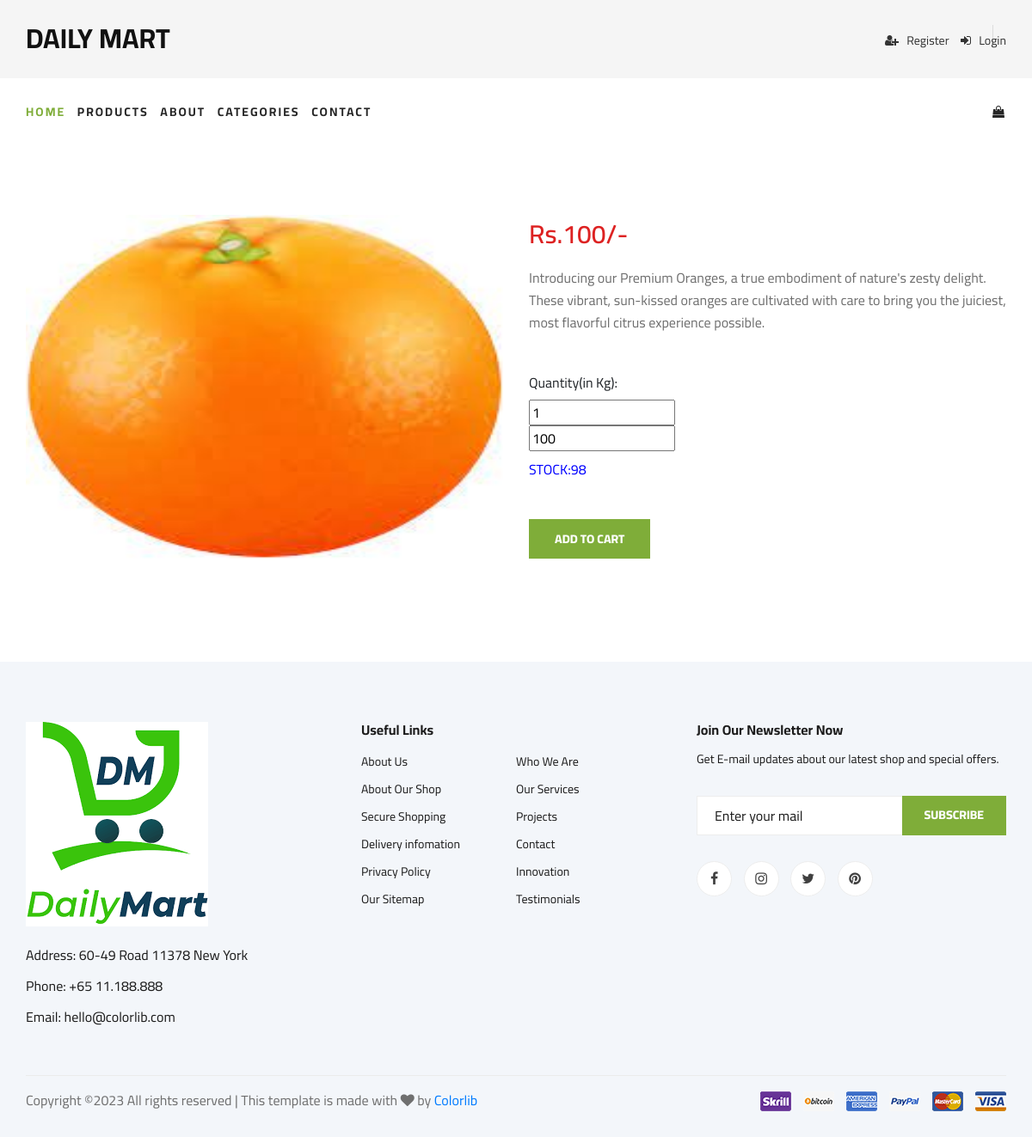
Screenshot of /single/2/ with the database file from the repository.
### ADMINAPP/models.py (models this page shows)
class Product(models.Model):
    productName = models.CharField(max_length=15)
    productDescription = models.TextField()
    productPrice=models.IntegerField()
    productImage = models.ImageField(upload_to='PRODUCT_IMAGE',default='null.jpg')
    category = models.CharField(max_length=100,default='0')
    stock = models.IntegerField()

### USERAPP/views.py (the view)
# urls.py: path('single/<int:id>/', views.single, name='single'),
def single(request,id):
          dataa=Category.objects.all()
          data=Product.objects.filter(id=id)
          return render(request,'single.html',{'data':data,'dataa':dataa})

### USERAPP/templates/single.html (shortened to what this page needs)
{% extends 'user.html' %}
{% block content %}
    {% load static %}
    <section class="product-details spad">
        <div class="container">
            <div class="row">
                {% for i in data %}
                <div class="col-lg-6 col-md-6">
                    <div class="product__details__pic">
                        <div class="product__details__pic__item">
                            <img class="product__details__pic__item--large" src="{{ i.productImage.url }}" alt="" width="300" height="400">
                        </div>
                    </div>
                </div>
                <div class="col-lg-6 col-md-6">
                    <div class="product__details__text">
                        <form action="{% url 'cartdata' id=i.id %}" method="post">
                        <div class="product__details__price">Rs.{{ i.productPrice }}/-</div>
                        <p>{{ i.productDescription }}</p>
                        <div class="product__details__quantity">
                            <label for="quantity">Quantity(in Kg):</label>
                            <div class="quantity">
                                <input type="number" id="quantity" name ="quantity" value="1" min="1">
                            </div>
                        </div>
                        <div class="product__details__total">
                            <label for="total">
                            <input type="text" id="total" name="total" value="{{ i.productPrice }}" >
                        </div>
                        <div class="product__details__quantity">
                            {% if i.stock == 0 %}
                            <p style="color:red">Out Of Stock</p>
                            {% else %}
                            <p style="color:blue">STOCK:{{i.stock}}</p>
                            <button type="submit" class="site-btn">ADD TO CART</button>
                            {% endif %}
                        </div>
                    </div>
                </div>
                {% endfor %}
            </div>
        </div>
    </section>
{% endblock %}

### USERAPP/static/css/style.css (style rules this page uses)
html, body { height: 100%; font-family: "Cairo", sans-serif; -webkit-font-smoothing: antialiased; font-smoothing: antialiased; }
p { font-size: 16px; font-family: "Cairo", sans-serif; color: #6f6f6f; font-weight: 400; line-height: 26px; margin: 0 0 15px 0; }
img { max-width: 100%; }
.spad { padding-top: 100px; padding-bottom: 100px; }
.site-btn { font-size: 14px; color: #ffffff; font-weight: 800; text-transform: uppercase; display: inline-block; padding: 13px 30px 12px; background: #7fad39; border: none; }
.product-details { padding-top: 80px; }
.product__details__pic__item { margin-bottom: 20px; }
.product__details__pic__item img { min-width: 100%; }
.product__details__text .product__details__price { font-size: 30px; color: #dd2222; font-weight: 600; margin-bottom: 15px; }
.product__details__text p { margin-bottom: 45px; }
.product__details__quantity { display: inline-block; margin-right: 6px; }
@media only screen and (min-width: 1200px) { .container { max-width: 1170px; } }

### rows the page displays
Product: productImage (picture), productPrice "100", productDescription "Introducing our Premium Oranges, a true embodiment of nature's zesty delight. These vibrant, sun-kissed oranges are cultivated with care to bring you the juiciest, most flavorful citrus experience possible.", total "100", stock "98"
